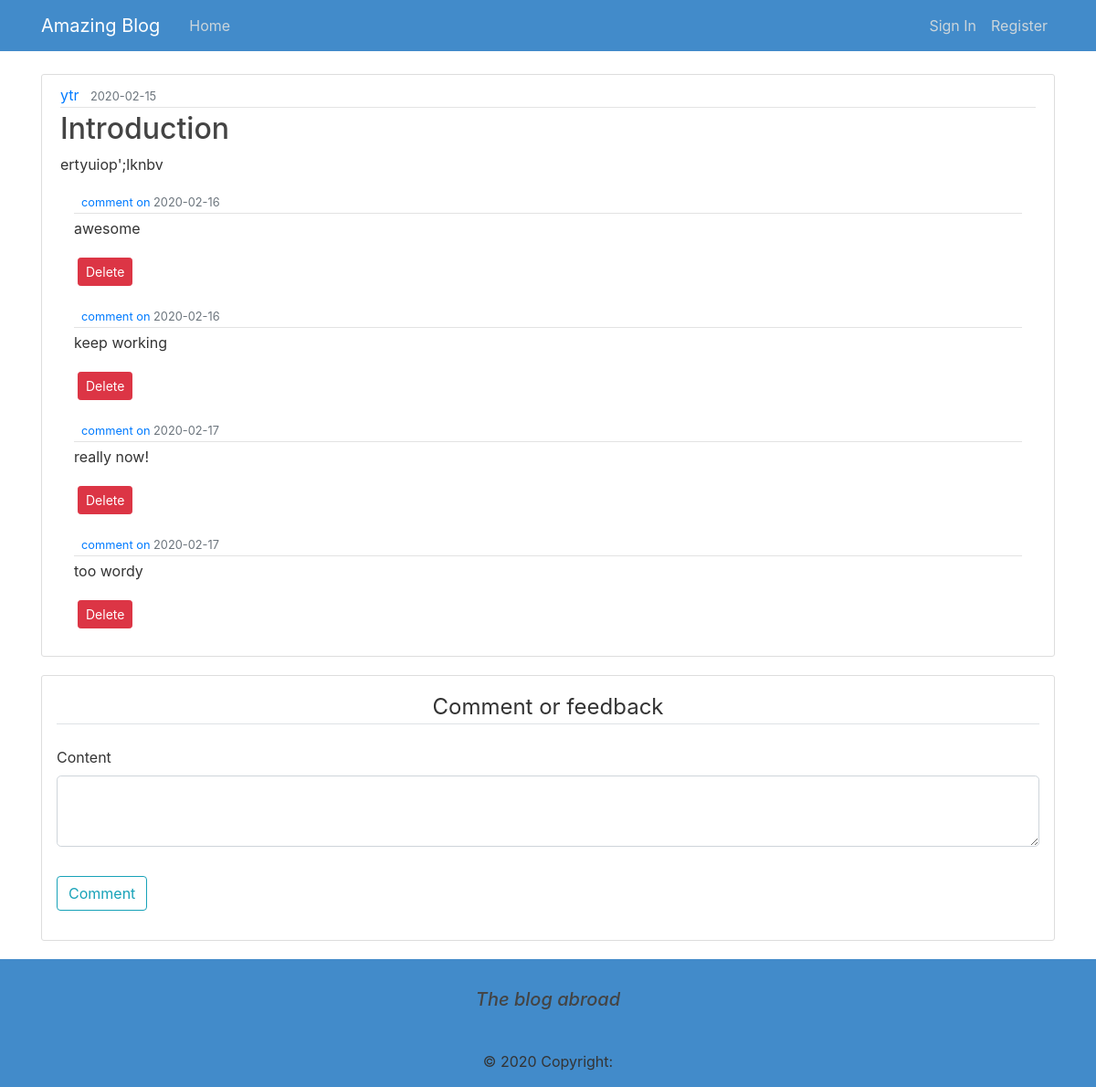
Screenshot of /post/2 with the database file from the repository.
### blog/models.py (models this page shows, shortened)
class User(db.Model,UserMixin):
    id=db.Column(db.Integer,primary_key=True)
    username=db.Column(db.String(20),unique=True,nullable=False)
    email=db.Column(db.String(120),unique=True,nullable=False)
    password=db.Column(db.String(60),nullable=False)
    posts=db.relationship('Post',backref='author',lazy=True)

class Post(db.Model):
    id=db.Column(db.Integer,primary_key=True)
    title=db.Column(db.String(100),nullable=False)
    date_posted=db.Column(db.DateTime,nullable=False,default=datetime.utcnow)
    content=db.Column(db.Text,nullable=False)
    user_id=db.Column(db.Integer,db.ForeignKey('user.id'),nullable=False)

class Comment(db.Model):
    id = db.Column(db.Integer, primary_key=True)
    date_posted = db.Column(db.DateTime, nullable=False,
                            default=datetime.utcnow)
    content = db.Column(db.Text, nullable=False)

### blog/routes.py (the view)
@app.route("/post/<int:post_id>", methods=['GET', 'POST'])
def post(post_id):
    post = Post.query.get_or_404(post_id)
    form = CommentForm()
    comments=Comment.query.all()
    if form.validate_on_submit():
        comment = Comment(content=form.content.data)
        db.session.add(comment)
        db.session.commit()
        flash('Your comment has been posted!', 'primary')
        return redirect(url_for('home'))
    return render_template('blog.html', title=post.title, post=post,form=form,comments=comments)

### blog/forms.py
class CommentForm(FlaskForm):
    content = TextAreaField("Content", validators=[DataRequired()])
    submit = SubmitField("Comment")

### blog/templates/blog.html (shortened to what this page needs)
{% extends "design.html" %}
{% block content %}
<article class="media content-section">
    <div class="media-body">
        <div class="article-metadata">
            <a class="mr-2" href="#">{{ post.author.username }}</a>
            <small class="text-muted">{{ post.date_posted.strftime('%Y-%m-%d') }}</small>
        </div>
        <h2 class="article-title">{{ post.title }}</h2>
        <p class="article-content">{{ post.content }}</p>
        <div>
            {% for comment in comments %}
            <div class="container mt-2 mb-3">
                <div class="">
                    <div class="media-body">
                        <div class="article-metadata">
                            <small class="text-muted">
                                <a href="{{url_for('account')}}">comment on</a>
                                {{ comment.date_posted.strftime('%Y-%m-%d') }}</small>
                        </div>
                        <p class="article-content">{{ comment.content }}</p>
                    </div>
                </div>
                <button type="button" class="btn btn-danger btn-sm m-1" data-toggle="modal"
                    data-target="#deleteModal">Delete</button>
            </div>
            {% endfor %}
        </div>
    </div>
</article>
<div class="content-section p-3">
    <form action="" method="POST">
        <fieldset class="form-group">
            <legend class="border-bottom mb-4 mt-5 text-center">Comment or feedback</legend>
            <div class="form-group">
                {{ form.content.label(class="form-control-label") }}
                {% if form.content.errors %}
                {{ form.content(class="form-control form-control-lg is-invalid") }}
                <div class="invalid-feedback">
                    {% for error in form.content.errors %}
                    <span>{{ error }}</span>
                    {% endfor %}
                </div>
                {% else %}
                {{ form.content(class="form-control form-control-lg") }}
                {% endif %}
            </div>
        </fieldset>
        <div class="form-group">
            {{form.submit(class="btn btn-outline-info")}}
        </div>
    </form>
    {% endblock content %}

### blog/static/main.css (style rules this page uses)
body { color: #333333; margin-top: 5rem; }
h1, h2, h3, h4, h5, h6 { color: #444444; }
.content-section { background: #ffffff; padding: 10px 20px; border: 1px solid #dddddd; border-radius: 3px; margin-bottom: 20px; }
.article-metadata { padding-bottom: 1px; margin-bottom: 4px; border-bottom: 1px solid #e3e3e3; }

### rows the page displays
User: author.username "ytr"
Post: date_posted "2020-02-15", title "Introduction", content "ertyuiop';lknbv"
Comment: date_posted "2020-02-16", content "awesome"
Comment: date_posted "2020-02-16", content "keep working"
Comment: date_posted "2020-02-17", content "really now!"
Comment: date_posted "2020-02-17", content "too wordy"
